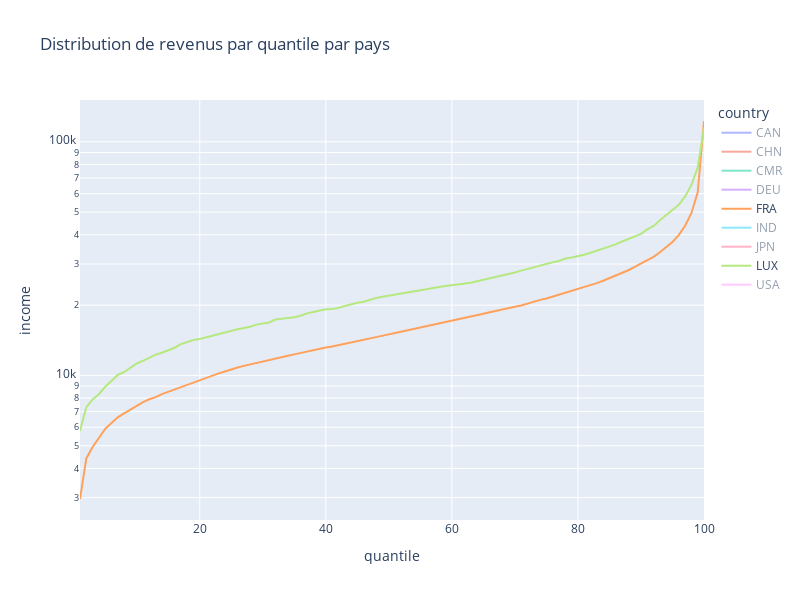

Notebook cell for this chart:
### Markdown cell above
## Le graphique est cliquable

### Code cell
plt.figure(figsize=(12, 8))
fig = px.line(incomesSelected, x='quantile', y='income', color='country', log_y=True, title='Distribution de revenus par quantile par pays')
fig.update_layout(width=800, height=600)
fig.show()
